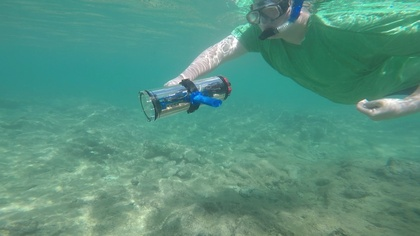
%> input picture images/d_r_122_.jpg, 420 x 236 px, shrunk from 960 x 540 before the run
$ octave --eval "result = CCF(imread('../../../images/d_r_122_.jpg'));"   (GNU Octave 9; MATLAB toolbox functions it lacks are replaced by stand-ins)
%> lines starting %> are read from the running program, lines starting %| are printed output that depends on the picture
%> in CCF, `BB = log(B+0.00001) - mean2(log(B+0.00001));`:
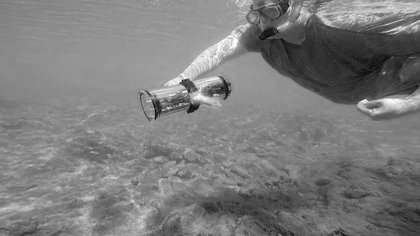
%> BB: size 236x420 double; min -0.676, max 0.706, mean 7.3e-14; drawn with min black and max white
%> in CCF, `mu_alpha=mean(mean(alpha));`: mu_alpha = 4.95e-13
%> in CCF, `mu_beta=mean(mean(beta));`: mu_beta = -1.25e-12
%> in CCF, `var_alpha=var(var(alpha));`: var_alpha = 0.0305
%> in CCF, `var_beta=var(var(beta));`: var_beta = 0.00365
%> in CCF, `CCF_colorfulness=1000*((sqrt(var_alpha+var_beta)+0.3*sqrt(mu_alpha*mu_..`: CCF_colorfulness = 2.16
%> in CCF, `im1=rgb2gray(im);`:
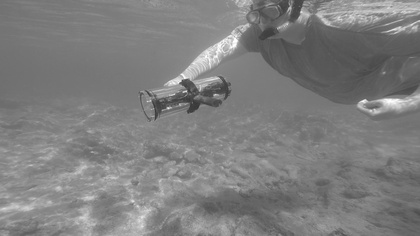
%> im1: size 236x420 uint8; min 52, max 255, mean 126.3
### code/metrics/CCF/CCFcontrast.m

function [metric] = CCFcontrast(A)
T = 0.002;
A = double(A);
[m,n] = size(A);
%> m = 236; n = 420
rb = 64;
rc = 64;
count = 1;


for i=1:floor(m/rb)

    for j=1:floor(n/rc)

        row = rb*(i-1)+1:rb*i;
        col = rc*(j-1)+1:rc*j;
        A_temp = A(row,col);
        % check if block to be processed

        decision = get_edgeblocks_mod(A_temp,T);

        if (decision==1)
           contrast_JNB(count) = blkproc(A_temp,[rb rc],@get_contrast_block);%改为RMS计算方法
           count = count + 1;
        end

    end
end
%> after the loop, contrast_JNB = 18 values, max 36.63 at index 6, min 3.2 at index 1, mean 15.31; count = 19

blockrow = floor(m/rb);
%> blockrow = 3
blockcol = floor(n/rc);
%> blockcol = 6
L = blockrow*blockcol;
%> L = 18
metric = (sum(contrast_JNB))/L;
%> metric = 15.31


%
% [10 lines left out: function get_edgeblocks_mod, not called in this run]

%
% [4 lines left out: function get_contrast_block, not called in this run]

### code/metrics/CCF/FADE.m
function [D, D_map] = FADE(I)
    % Input: a test image, I
    % Output: perceptual fog density D and fog density map D_map
    % Detail explanation:
    % L. K. Choi, J. You, and A. C. Bovik, "Referenceless Prediction of Perceptual Fog Density and Perceptual Image Defogging",
    % IEEE Transactions on Image Processing, to appear (2015).

    %% Basic setup
            ps                      = 8;                                            % patch size 8 x 8 pixels
        % Size of a test image for checking possilbe distinct patches
            [row ,col ,dim]           = size(I);
%> row = 236; col = 420; dim = 3
            patch_row_num           = floor(row/ps);
%> patch_row_num = 29
            patch_col_num           = floor(col/ps);
%> patch_col_num = 52
            I                       = I(1:patch_row_num*ps,1:patch_col_num*ps,1:3);
            [row, col ,dim]           = size(I);
%> row = 232; col = 416
            patch_row_num           = floor(row/ps);
            patch_col_num           = floor(col/ps);
            I                       = I(1:patch_row_num*ps,1:patch_col_num*ps,1:3);
        % RGB and gray channel
            R                       = double(I(:,:,1));                             % Red
%> R: size 232x416 double
            G                       = double(I(:,:,2));                             % Green
%> G: size 232x416 double
            B                       = double(I(:,:,3));                             % Blue
%> B: size 232x416 double
            Ig                      = double(rgb2gray(I));                          % Gray
        % Dark channel prior image: Id, pixel-wise, scaled to [0 1]
            Irn                     = R./255;
            Ign                     = G./255;
            Ibn                     = B./255;
            Id                      = min(min(Irn,Ign),Ibn);
        % HSV color space: saturation image: Is
            I_hsv                   = rgb2hsv(I);
%> I_hsv: size 232x416x3 double; mean H, S, V 0.439, 0.426, 0.577
            Is                      = I_hsv(:,:,2);
        % MSCN
            MSCN_window             = fspecial('gaussian',7,7/6);
            MSCN_window             = MSCN_window/sum(sum(MSCN_window));
            warning('off');
            mu                      = imfilter(Ig,MSCN_window,'replicate');
            mu_sq                   = mu.*mu;
            sigma                   = sqrt(abs(imfilter(Ig.*Ig,MSCN_window,'replicate') - mu_sq));
            MSCN                    = (Ig-mu)./(sigma+1);
            cv                      = sigma./mu;
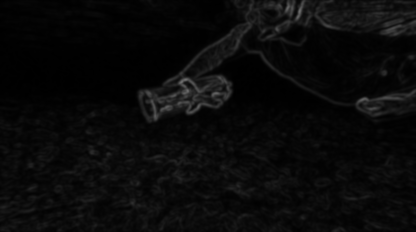
%> cv: size 232x416 double; min 1.98e-08, max 0.429, mean 0.0403
        % rg and by channel
            rg                      = R-G;
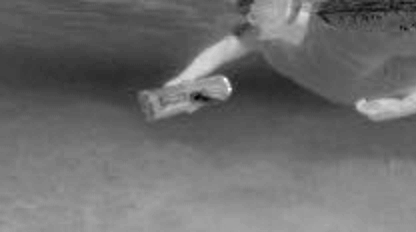
%> rg: size 232x416 double; min -138, max 42, mean -61; drawn with min black and max white
            by                      = 0.5*(R+G)-B;
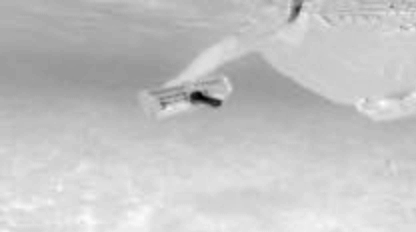
%> by: size 232x416 double; min -155, max 30, mean -12.4; drawn with min black and max white

    %% Fog aware statistical feature extraction
        % f1
            MSCN_var                = reshape(var(im2col(MSCN, [ps ps], 'distinct')),[row col]/ps);
        % f2,f3
            MSCN_V_pair_col         = im2col((MSCN.*circshift(MSCN,[1 0])),[ps ps], 'distinct'); %vertical
            MSCN_V_pair_col_temp1   = MSCN_V_pair_col; MSCN_V_pair_col_temp1(MSCN_V_pair_col_temp1>0)=NaN;
%> after `MSCN_V_pair_col_temp1(MSCN_V_pair_col_temp1>0)=NaN`:
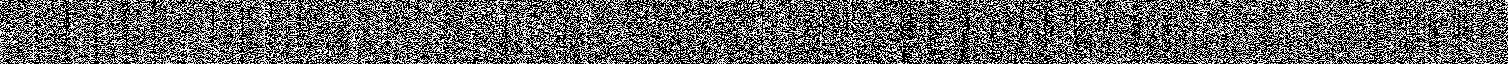
%> MSCN_V_pair_col_temp1: size 64x1508 double; 56.75% of the values are NaN or infinite; the others: min -2.05, max -6.64e-18, mean -0.148; drawn with min black, max white, NaN and infinite black
            MSCN_V_pair_col_temp2   = MSCN_V_pair_col; MSCN_V_pair_col_temp2(MSCN_V_pair_col_temp2<0)=NaN;
%> after `MSCN_V_pair_col_temp2(MSCN_V_pair_col_temp2<0)=NaN`:
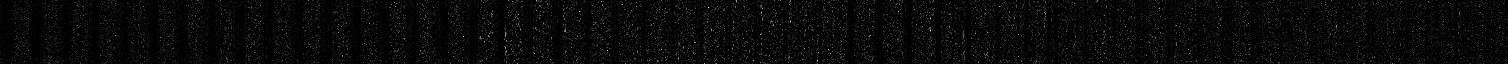
%> MSCN_V_pair_col_temp2: size 64x1508 double; 43.25% of the values are NaN or infinite; the others: min 2.02e-28, max 2.77, mean 0.168; drawn with min black, max white, NaN and infinite black
            MSCN_V_pair_L_var       = reshape(var(MSCN_V_pair_col_temp1),[row col]/ps);
%> MSCN_V_pair_L_var: size 29x52 double; every value is NaN or infinite
            MSCN_V_pair_R_var       = reshape(var(MSCN_V_pair_col_temp2),[row col]/ps);
        % f4
            Mean_sigma              = reshape(mean(im2col(sigma, [ps ps], 'distinct')),[row col]/ps);
        % f5
            Mean_cv                 = reshape(mean(im2col(cv, [ps ps], 'distinct')),[row col]/ps);
        % f6, f7, f8
%> the run ends on the next line
            [CE_gray CE_by CE_rg]   = CE(I);
            Mean_CE_gray            = reshape(mean(im2col(CE_gray, [ps ps], 'distinct')),[row col]/ps);
            Mean_CE_by              = reshape(mean(im2col(CE_by, [ps ps], 'distinct')),[row col]/ps);
            Mean_CE_rg              = reshape(mean(im2col(CE_rg, [ps ps], 'distinct')),[row col]/ps);
        % f9
            IE_temp                 = num2cell(im2col(uint8(Ig), [ps ps], 'distinct'),1);
            IE                      = reshape(cellfun(@entropy,IE_temp),[row col]/ps);
        % f10
            Mean_Id                 = reshape(mean(im2col(Id, [ps ps], 'distinct')),[row col]/ps);
        % f11
            Mean_Is                 = reshape(mean(im2col(Is, [ps ps], 'distinct')),[row col]/ps);
        % f12
            CF                      = reshape(sqrt(std(im2col(rg, [ps ps], 'distinct')).^2 + std(im2col(by, [ps ps], 'distinct')).^2) + 0.3* sqrt(mean(im2col(rg, [ps ps], 'distinct')).^2 + mean(im2col(by, [ps ps], 'distinct')).^2),[row col]/ps);
        feat                        = [MSCN_var(:) MSCN_V_pair_R_var(:) MSCN_V_pair_L_var(:) Mean_sigma(:) Mean_cv(:) Mean_CE_gray(:) Mean_CE_by(:) Mean_CE_rg(:) IE(:) Mean_Id(:) Mean_Is(:) CF(:)];
        feat                        = log(1 + feat);

    %% MVG model distance
        %Df (foggy level distance) for each patch
        % load natural fogfree image features (mu, cov)
            load('natural_fogfree_image_features_ps8.mat');
        % test param for each patch
            mu_fog_param_patch      = feat;
            cov_fog_param_patch     = transpose(var(transpose(feat)));
        % Distance calculation - includes intermediate steps
            feature_size            = size(feat,2);
            mu_matrix               = repmat(mu_fogfreeparam, [size(feat,1),1]) - mu_fog_param_patch;
            cov_temp1               = [];
            cov_temp1(cumsum(feature_size.*ones(1,length(cov_fog_param_patch))))=1;
            cov_temp2               = cov_fog_param_patch(cumsum(cov_temp1)-cov_temp1+1,:);
            cov_temp3               = repmat(cov_temp2, [1,feature_size]);
            cov_temp4               = repmat(cov_fogfreeparam,[length(cov_fog_param_patch),1]);
            cov_matrix              = (cov_temp3 + cov_temp4)/2;
        % cell computation
            mu_cell                 = num2cell(mu_matrix,2);
            cov_cell                = mat2cell(cov_matrix, feature_size*ones(1, size(mu_matrix,1)),feature_size);
            mu_transpose_cell       = num2cell(mu_matrix',1);
        % foggy level computation
            distance_patch          = sqrt(cell2mat(cellfun(@mtimes,cellfun(@mrdivide,mu_cell,cov_cell, 'UniformOutput',0),mu_transpose_cell', 'UniformOutput',0)));
            Df                      = mean(distance_patch);   % Mean_distance_patch
            Df_map                  = reshape(distance_patch,[row,col]/ps);
            clear mu_matrix cov_matrix mu_cell cov_cell mu_transpose_cell distance_patch

        %Dff
        % load natural foggy image features (mu, cov)
            load('natural_foggy_image_features_ps8.mat');
        % calculation of distance - includes intermediate steps
            mu_matrix               = repmat(mu_foggyparam,  [size(feat,1),1]) - mu_fog_param_patch;
            cov_temp5               = repmat(cov_foggyparam,[length(cov_fog_param_patch),1]);
            cov_matrix              = (cov_temp3 + cov_temp5)/2;
        % cell computation
            mu_cell                 = num2cell(mu_matrix,2);
            cov_cell                = mat2cell(cov_matrix, feature_size*ones(1, size(mu_matrix,1)),feature_size);
            mu_transpose_cell       = num2cell(mu_matrix',1);
        % fog-free level computation
            distance_patch          = sqrt(cell2mat(cellfun(@mtimes,cellfun(@mrdivide,mu_cell,cov_cell, 'UniformOutput',0),mu_transpose_cell', 'UniformOutput',0)));
            Dff                     = mean(distance_patch);   % Mean_distance_patch
            Dff_map                 = reshape(distance_patch,[row,col]/ps);
            clear mu_matrix cov_matrix mu_cell cov_cell mu_transpose_cell
    %% Perceptual fog density and density map
        D                           = Df/(Dff+1);
        D_map                       = Df_map./(Dff_map+1);
end

### code/metrics/CCF/CCF.m
function [quality] = CCF(im)

%-------------CCF_colorfulness -----------------
    imColor = double(im);

    R = imColor(:,:,1);
    G = imColor(:,:,2);
    B = imColor(:,:,3);

    RR = log(R+0.00001) - mean2(log(R+0.00001));
    GG = log(G+0.00001) - mean2(log(G+0.00001));
    BB = log(B+0.00001) - mean2(log(B+0.00001));

    alpha = RR-GG;
    beta = 0.5*(RR+GG)-BB;

    mu_alpha=mean(mean(alpha));
    mu_beta=mean(mean(beta));
    var_alpha=var(var(alpha));
    var_beta=var(var(beta));

    CCF_colorfulness=1000*((sqrt(var_alpha+var_beta)+0.3*sqrt(mu_alpha*mu_alpha+mu_beta*mu_beta))/85.59);

%-------------CCF_contrast----------------------

    im1=rgb2gray(im);
    CCF_contrast = CCFcontrast(im1);

%-------------CCF_FADE--------------------------

    CCF_FADE = FADE(im);

%------------ normalization ------------------

    CCF_colorfulness=mapminmax(CCF_colorfulness,1,10);
    CCF_contrast=mapminmax(CCF_contrast,1,10);
    CCF_FADE=10-mapminmax(CCF_FADE,1,10);

% ------------calculate image quality with coefficients---------------------

    c=[0.17593 0.61759 0.33988 ];
    quality = c(1)*(CCF_colorfulness) + c(2)*(CCF_contrast) + c(3)*(CCF_FADE)

end

$ run again, on images/d_r_135_.jpg
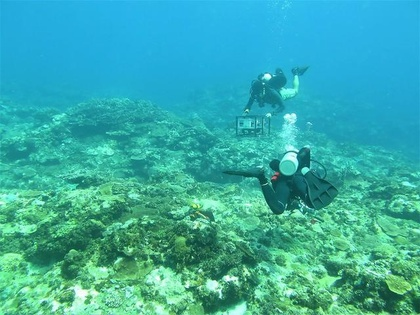
%> input picture images/d_r_135_.jpg, 420 x 315 px, shrunk from 640 x 480 before the run
%> mu_alpha = -1.25e-12
%> mu_beta = -1.4e-12
%> var_alpha = 0.287
%> var_beta = 0.0166
%> CCF_colorfulness = 6.44
%> in CCF, `im1=rgb2gray(im);`:
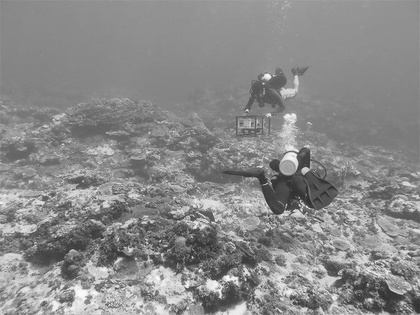
%> im1: size 315x420 uint8; min 42, max 255, mean 137.6
%> after the loop in CCFcontrast, `for i=1:floor(m/rb)`: contrast_JNB = 24 values, max 46.62 at index 17, min 2.23 at index 1, mean 20.93; count = 25
%> metric = 20.93
%> I_hsv: size 312x416x3 double; mean H, S, V 0.481, 0.708, 0.739
%> in FADE, `by                      = 0.5*(R+G)-B;`:
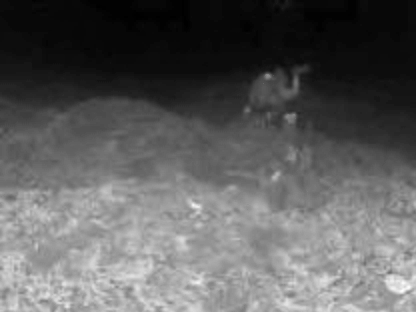
%> by: size 312x416 double; min -124.5, max 65, mean -54.1; drawn with min black and max white
%> MSCN_V_pair_L_var: size 39x52 double; every value is NaN or infinite

$ run again, on images/d_r_144_.jpg
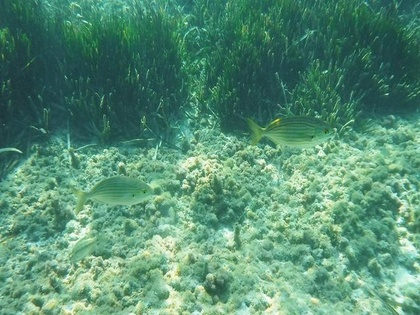
%> input picture images/d_r_144_.jpg, 420 x 315 px, shrunk from 640 x 480 before the run
%> mu_alpha = -6.73e-13
%> mu_beta = -2.08e-13
%> var_alpha = 0.00284
%> var_beta = 0.000112
%> CCF_colorfulness = 0.635
%> in CCF, `im1=rgb2gray(im);`:
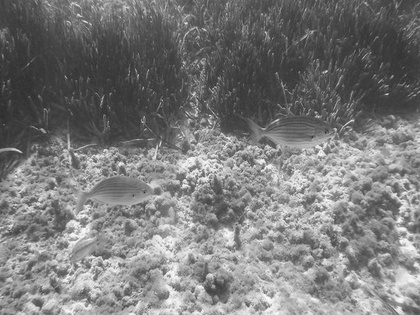
%> im1: size 315x420 uint8; min 40, max 252, mean 122.2
%> after the loop in CCFcontrast, `for i=1:floor(m/rb)`: contrast_JNB = 24 values, max 41.27 at index 14, min 8.9 at index 7, mean 28.22; count = 25
%> metric = 28.22
%> I_hsv: size 312x416x3 double; mean H, S, V 0.421, 0.444, 0.555
%> in FADE, `by                      = 0.5*(R+G)-B;`:
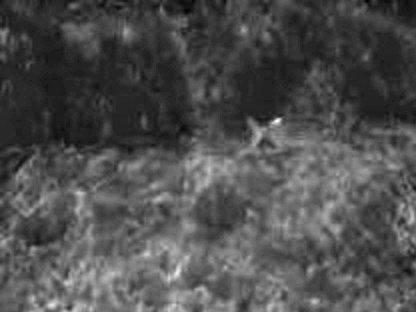
%> by: size 312x416 double; min -35, max 73, mean -1.5; drawn with min black and max white
%> MSCN_V_pair_L_var: size 39x52 double; every value is NaN or infinite

$ run again, on images/d_r_160_.jpg
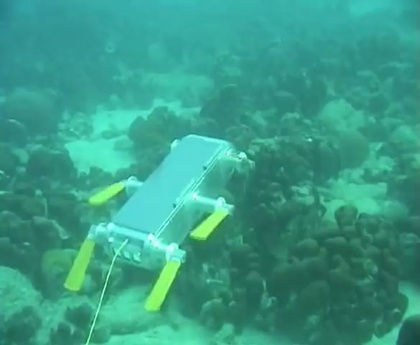
%> input picture images/d_r_160_.jpg, 420 x 345 px, shrunk from 584 x 480 before the run
%> mu_alpha = -1.27e-12
%> mu_beta = -1.53e-12
%> var_alpha = 5.87e-05
%> var_beta = 0.000272
%> CCF_colorfulness = 0.212
%> after the loop in CCFcontrast, `for i=1:floor(m/rb)`: contrast_JNB = 30 values, max 43.87 at index 22, min 4.81 at index 3, mean 17.36; count = 31
%> metric = 17.36
%> I_hsv: size 344x416x3 double; mean H, S, V 0.464, 0.641, 0.614
%> in FADE, `by                      = 0.5*(R+G)-B;`:
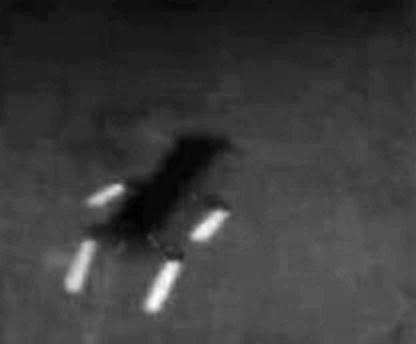
%> by: size 344x416 double; min -66, max 92, mean -29; drawn with min black and max white
%> MSCN_V_pair_L_var: size 43x52 double; every value is NaN or infinite
%> MSCN_V_pair_R_var: size 43x52 double; 99.96% of the values are NaN or infinite; the others: min 2.16e-07, max 2.16e-07, mean 2.16e-07
